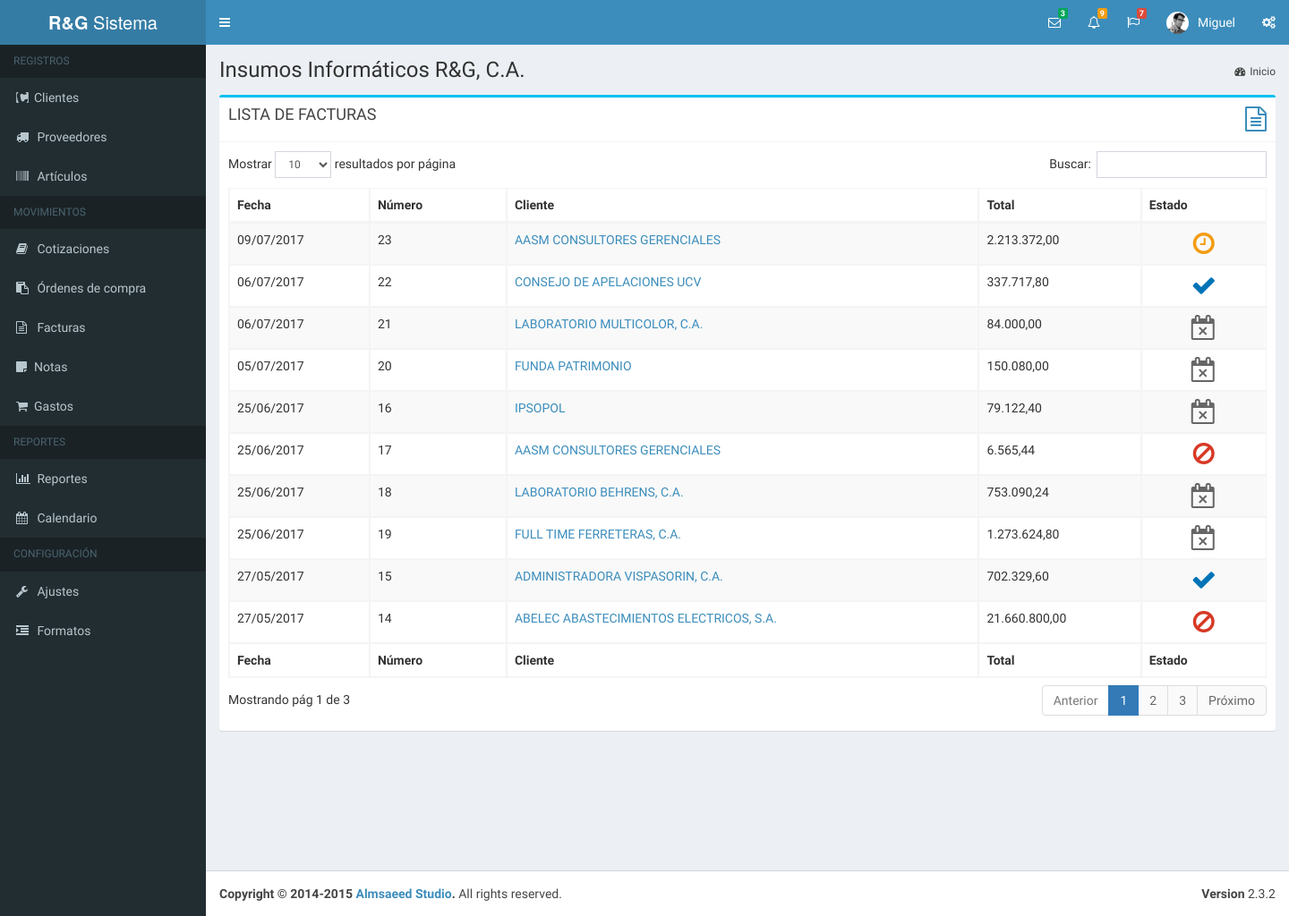
The page /facturas.php (signed in) on the database its author committed.
### tables this page shows
CREATE TABLE IF NOT EXISTS `usuario` (
  `idUsuario` int(11) NOT NULL AUTO_INCREMENT,
  `usuario` varchar(60) NOT NULL,
  `password` varchar(60) NOT NULL,
  `nombre` varchar(80) DEFAULT NULL,
  `empresa` varchar(40) DEFAULT NULL,
  `subtitulo` varchar(120) DEFAULT NULL,
  `rif` varchar(15) DEFAULT NULL,
  `telefonos` varchar(80) DEFAULT NULL,
  `email` varchar(80) DEFAULT NULL,
  `vendedor` varchar(25) DEFAULT NULL,
  `direccion1` varchar(160) DEFAULT NULL,
  `direccion2` varchar(160) DEFAULT NULL,
  `ultima_act_doc` datetime DEFAULT NULL,
  PRIMARY KEY (`idUsuario`)
);

CREATE TABLE IF NOT EXISTS `factura` (
  `idFactura` int(5) NOT NULL AUTO_INCREMENT,
  `numero` int(5) NOT NULL,
  `idCliente` int(7) DEFAULT NULL,
  `fecha_emision` datetime DEFAULT NULL,
  `fecha_registro` datetime DEFAULT NULL,
  `fecha_modificacion` datetime DEFAULT NULL,
  `fecha_vencimiento` datetime DEFAULT NULL,
  `fecha_venc_sist` datetime DEFAULT NULL,
  `fecha_pago` datetime DEFAULT NULL,
  `fecha_anulacion` datetime DEFAULT NULL,
  `idCotizacion` int(7) DEFAULT NULL,
  `orden_compra` varchar(15) DEFAULT NULL,
  `estado` varchar(20) DEFAULT NULL,
  `valor_condicion` int(11) DEFAULT NULL,
  `condicion` varchar(30) DEFAULT NULL,
  `idVendedor` int(1) DEFAULT NULL,
  `iva` decimal(10,2) DEFAULT NULL,
  `SubTotal` varchar(9) DEFAULT NULL,
  `TotalDescto` int(1) DEFAULT NULL,
  `TotalRecargo` int(1) DEFAULT NULL,
  `Total` varchar(10) DEFAULT NULL,
  `TipoDoc` varchar(1) DEFAULT NULL,
  `introduccion` varchar(200) DEFAULT NULL,
  `Observaciones` varchar(50) DEFAULT NULL,
  `Observaciones1` varchar(50) DEFAULT NULL,
  `Observaciones2` varchar(50) DEFAULT NULL,
  `Observaciones3` varchar(50) DEFAULT NULL,
  `idUsuario` int(11) DEFAULT NULL,
  PRIMARY KEY (`idFactura`),
  KEY `idUsuario` (`idUsuario`),
  KEY `IdCotizacion` (`idCotizacion`)
);

CREATE TABLE IF NOT EXISTS `cliente` (
  `idCliente` int(5) NOT NULL AUTO_INCREMENT,
  `nombre` varchar(51) NOT NULL,
  `rif` varchar(13) NOT NULL,
  `pcontacto` varchar(50) DEFAULT NULL,
  `nit` int(11) DEFAULT NULL,
  `direccion1` varchar(100) DEFAULT NULL,
  `direccion2` varchar(100) DEFAULT NULL,
  `ciudad` varchar(30) DEFAULT NULL,
  `telefono1` varchar(20) DEFAULT NULL,
  `telefono2` varchar(20) DEFAULT NULL,
  `excento` varchar(20) DEFAULT NULL,
  `pagweb` varchar(30) DEFAULT NULL,
  `email` varchar(30) DEFAULT NULL,
  PRIMARY KEY (`idCliente`)
);

### bd/data-usuario.php (called while the page is built, shortened)
<?php
	function obtenerUsuarioPorId( $idu, $dbh ){
		$sql = "select * from usuario where idUsuario = $idu";
		$data_user = mysql_fetch_array( mysql_query ( $sql, $dbh ) );
		return $data_user;
	}
?>

### bd/data-factura.php (called while the page is built, shortened)
<?php
	function obtenerListaFacturas( $dbh, $idu, $estado ){
		$xq = ""; $lista_f = array();
		$q = "Select F.IdFactura as id, F.numero as numero, F.estado as estado,
		C.idCliente as idc, C.Nombre as cliente, F.valor_condicion as vcondicion,
		date_format(F.fecha_emision,'%d/%m/%Y') as Fecha, F.total as Total
		From factura F, cliente C where F.IdCliente = C.idCliente and idUsuario = $idu $xq
		order by F.fecha_emision desc";
		$data = mysql_query( $q, $dbh );
		while( $f = mysql_fetch_array( $data ) ){
			$lista_f[] = $f;
		}
		return $lista_f;
	}

### fn/fn-documento.php (called while the page is built, shortened)
<?php
	function iconoEstado( $estado ){
		$icono = array(
			""	=> array("icono" => " fa-sticky-note", "color" => "verde"),
			"pendiente"	=> array("icono" => "fa-clock-o", "color" => "amarillo"),
			"aprobada"	=> array("icono" => "fa-thumbs-up", "color" => "verde"),
			"pagada"	=> array("icono" => "fa-check", "color" => "azul"),
			"vencida"	=> array("icono" => "fa-calendar-times-o", "color" => "gris"),
			"anulada" 	=> array("icono" => "fa-ban", "color" => "rojo")
		);
		return $icono[$estado];
	}
?>

### sub-scripts/tablas/tabla_facturas.php (the view, shortened to what this page needs)
<?php
	$facturas = obtenerListaFacturas( $dbh, $usuario["idUsuario"], "" );
?>
<table id="lfacturas" class="table table-bordered table-striped">
    <thead>
      <tr>
        <th>Fecha</th><th>Número</th><th>Cliente</th><th>Total</th><th>Estado</th>
      </tr>
    </thead>
    <tbody>
        <?php foreach( $facturas as $f ){ $ie = iconoEstado( $f["estado"] ); ?>
        <tr>
            <td> <?php echo $f["Fecha"];?> </td>
            <td> <?php echo $f["numero"];?> </td>
            <td> <a href="documento.php?tipo_documento=fac&id=<?php echo $f["id"]; ?>">
            <?php echo $f["cliente"]; ?></a> </td>
            <td> <?php echo number_format( $f["Total"], 2, ",", "." ); ?> </td>
            <td align="center">
              <i class="fa fa-2x <?php echo $ie["icono"]." ".$ie["color"]; ?>"></i>
            </td>
        </tr>
        <?php } ?>
    </tbody>
    <tfoot>
      <tr>
          <th>Fecha</th><th>Número</th><th>Cliente</th><th>Total</th><th>Estado</th>
      </tr>
    </tfoot>
</table>

### sub-scripts/nav/perfil.php (shortened to what this page needs)
<?php
  $usuario = obtenerUsuarioPorId( $_SESSION["user"]["idUsuario"], $dbh );
?>
<li class="dropdown user user-menu">
<a href="#" class="dropdown-toggle" data-toggle="dropdown">
  <img src="dist/img/user2-160x160.jpg" class="user-image" alt="User Image">
  <span class="hidden-xs"><?php echo $usuario["nombre"]; ?></span>
</a>
</li>

### sub-scripts/nav/contenido-cabecera.php
<section class="content-header">
  <h1>
    <?php echo $usuario["empresa"]; ?><small></small>
  </h1>
  <ol class="breadcrumb">
    <li><a href="main.php"><i class="fa fa-dashboard"></i>Inicio</a></li>
  </ol>
</section>

### css/style.css (style rules this page uses)
.rojo { color: #d73925; }
.amarillo { color: #f39c12; }
.azul { color: #0073b7; }
.gris { color: #666; }

### rows shown on the page
usuario: nombre "Miguel", empresa "Insumos Informáticos R&G, C.A."
factura: Fecha "09/07/2017", numero "23", idCliente.nombre "AASM CONSULTORES GERENCIALES", Total "2.213.372,00"
factura: Fecha "06/07/2017", numero "22", idCliente.nombre "CONSEJO DE APELACIONES UCV", Total "337.717,80"
factura: Fecha "06/07/2017", numero "21", idCliente.nombre "LABORATORIO MULTICOLOR, C.A.", Total "84.000,00"
factura: Fecha "05/07/2017", numero "20", idCliente.nombre "FUNDA PATRIMONIO", Total "150.080,00"
factura: Fecha "25/06/2017", numero "16", idCliente.nombre "IPSOPOL", Total "79.122,40"
factura: Fecha "25/06/2017", numero "17", idCliente.nombre "AASM CONSULTORES GERENCIALES", Total "6.565,44"
factura: Fecha "25/06/2017", numero "18", idCliente.nombre "LABORATORIO BEHRENS, C.A.", Total "753.090,24"
factura: Fecha "25/06/2017", numero "19", idCliente.nombre "FULL TIME FERRETERAS, C.A.", Total "1.273.624,80"
factura: Fecha "27/05/2017", numero "15", idCliente.nombre "ADMINISTRADORA VISPASORIN, C.A.", Total "702.329,60"
factura: Fecha "27/05/2017", numero "14", idCliente.nombre "ABELEC ABASTECIMIENTOS ELECTRICOS, S.A.", Total "21.660.800,00"
